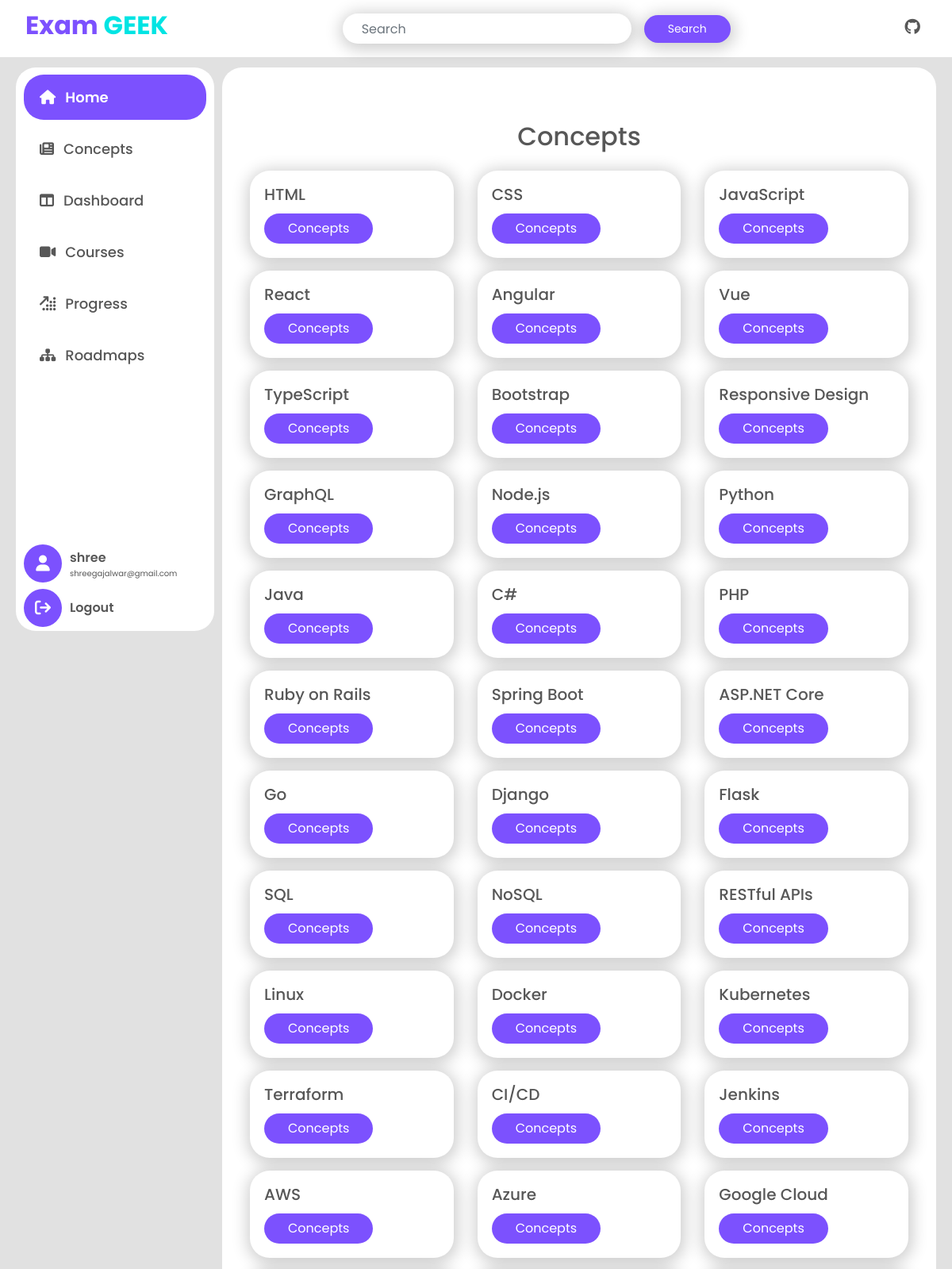
/concepts/ (signed in, upper part), run on the app's committed database.
### examapp/models.py (models this page shows, shortened)
class Skills(models.Model):
    skill = models.CharField(max_length=255)

### examapp/views.py (the view)
# urls.py: path('concepts/', views.concepts, name='concepts'),
@login_required
def concepts(request):
    skills = Skills.objects.all()
    return render(request, 'examapp/concepts.html', {
        'skills': skills
    })

### examapp/templatetags/custom_filters.py (called while the page is built)
@register.filter(name='removeslash')
def removeslash(value):
    return value.replace('/','-')

### examapp/templates/examapp/concepts.html
{% extends 'base.html' %}
{% load custom_filters %}
{% block content %}
    {% include 'sidebar.html' %}
    <div class="content">
        <div class="container roadmap mt-5">
            <h2 class="text-center mb-4">Concepts</h2>
            <div class="row">
                {% for i in skills %}
                <div class="col-md-4 mb-3">
                    <div class="card">
                        <div class="card-body">
                            <h5 class="card-title">{{ i.skill }}</h5>
                            <div class="d-flex gap-2 justify-content-between ">
                                <a href="{% url 'concepts_detail' i.skill|removeslash %}" class="btn btn-theme">Concepts</a>
                            </div>
                        </div>
                    </div>
                </div>
                {% endfor %}
            </div>
        </div>
    </div>
{% endblock %}

### examapp/templates/sidebar.html (shortened to what this page needs)
<div class="sidebar">
   <div class="d-flex flex-column side-link">
       <a class="home " data-id="home" href="{% url 'home'%}"><i class="fa-solid fa-house"></i> <span>Home</span></a>
       <a class="news " data-id="news" href="{% url 'concepts' %}"><i class="fa-solid fa-newspaper"></i><span>Concepts</span></a>
       <a class="dashboard " data-id="dashboard" href="{% url 'dashboard' %}"><i class="fa-solid fa-table-columns"></i><span>Dashboard</span></a>
       <a class="courses" data-id="courses" href="{% url 'courses'%}"><i class="fa-solid fa-video"></i><span>Courses</span></a>
       <a class="profile" data-id="profile" href="{% url 'progress'%}"> <i class="fa-solid fa-arrow-up-right-dots"></i> <span>Progress</span></a>
       <a class="roadmaps" data-id="roadmaps" href="{% url 'roadmaps'%}"><i class="fa-solid fa-sitemap"></i><span>Roadmaps</span></a>
   </div>
   <div class="d-flex flex-column ">
        <div class="sidebar-profile mb-2">
            <div class="sidebar-profile-icon">
                <i class="fa-solid fa-user"></i>
            </div>
            <div class="sidebar-profile-content">
                <span class="sidebar-profile-name">{{ user.username }}</span>
                <span class="sidebar-profile-email">{{ user.email }}</span>
            </div>
        </div>
        <div class="sidebar-logout">
            <div class="sidebar-profile-icon">
                <a class="settings" data-id="settings" href="{% url 'logout'%}"><i class="fa-solid fa-arrow-right-from-bracket"></i></a>
            </div>
            <div class="sidebar-profile-content">
                <span class="sidebar-profile-name">Logout</span>
            </div>
        </div>
   </div>
</div>

### examapp/static/examapp/style.css (style rules this page uses)
body { font-family: 'Poppins', sans-serif; background-color: #e1e1e1; color: #575757; }
a { text-decoration: none; }
.btn-theme { background: #7c51fe; border-radius: 25px; padding: 7px 30px; border: none; outline: none; text-decoration: none; color: white; }
.sidebar { height: calc(100vh - 90px); width: 250px; position: fixed; background-color: #fff; padding: 5px 10px; color: #575757; border-radius: 25px; display: flex; flex-direction: column; justify-content: space-between; transition: all 0.5s; z-index: 5; }
.sidebar .side-link a { padding: 15px 20px; text-decoration: none; font-size: 18px; color: #575757; display: flex; align-items: center; gap: 12px; border-right: 5px solid transparent; transition: all 0.9s; border-radius: 25px; font-weight: 500; margin: 4px 0px; cursor: pointer; }
.sidebar .side-link a.active { background-color: #7c51fe; color: #fff; font-weight: 600; }
.content { margin-top: 15px; margin-left: 260px; padding: 20px; background-color: #fff; border-radius: 25px; }
.sidebar-logout, .sidebar-profile { display: flex; gap: 10px; }
.sidebar-profile-icon { display: flex; justify-content: center; align-items: center; height: 3rem; width: 3rem; background-color: #7c51fe; color: #fff; font-size: 20px; border-radius: 50%; }
.sidebar-profile-icon a { color: #ffffff; cursor: pointer; }
.sidebar-profile-content { display: flex; flex-direction: column; align-items: flex-start; justify-content: center; }
.sidebar-profile-name { font-size: 16px; font-weight: 600; }
.sidebar-profile-email { margin-top: 0px; margin-bottom: 0px; font-size: 10px; }
.card { box-shadow: 1px 3px 20px 4px rgba(0, 0, 0, 0.2); border: none; border-radius: 25px; }
.card-body { padding: 10px; }
.roadmap .card-body { padding: 18px; }

### examapp/static/examapp/css/glass_notify.css (style rules this page uses)
body { min-height: 100vh; }

### data on the page
Skills: skill "HTML"
Skills: skill "CSS"
Skills: skill "JavaScript"
Skills: skill "React"
Skills: skill "Angular"
Skills: skill "Vue"
Skills: skill "TypeScript"
Skills: skill "Bootstrap"
Skills: skill "Responsive Design"
Skills: skill "GraphQL"
Skills: skill "Node.js"
Skills: skill "Python"
Skills: skill "Java"
Skills: skill "C#"
Skills: skill "PHP"
Skills: skill "Ruby on Rails"
Skills: skill "Spring Boot"
Skills: skill "ASP.NET Core"
Skills: skill "Go"
Skills: skill "Django"
Skills: skill "Flask"
Skills: skill "SQL"
Skills: skill "NoSQL"
Skills: skill "RESTful APIs"
Skills: skill "Linux"
Skills: skill "Docker"
Skills: skill "Kubernetes"
Skills: skill "Terraform"
Skills: skill "CI/CD"
Skills: skill "Jenkins"
Skills: skill "AWS"
Skills: skill "Azure"
Skills: skill "Google Cloud"

### other printed values
{{ user.username }} "shree"
{{ user.email }} "shreegajalwar@gmail.com"
